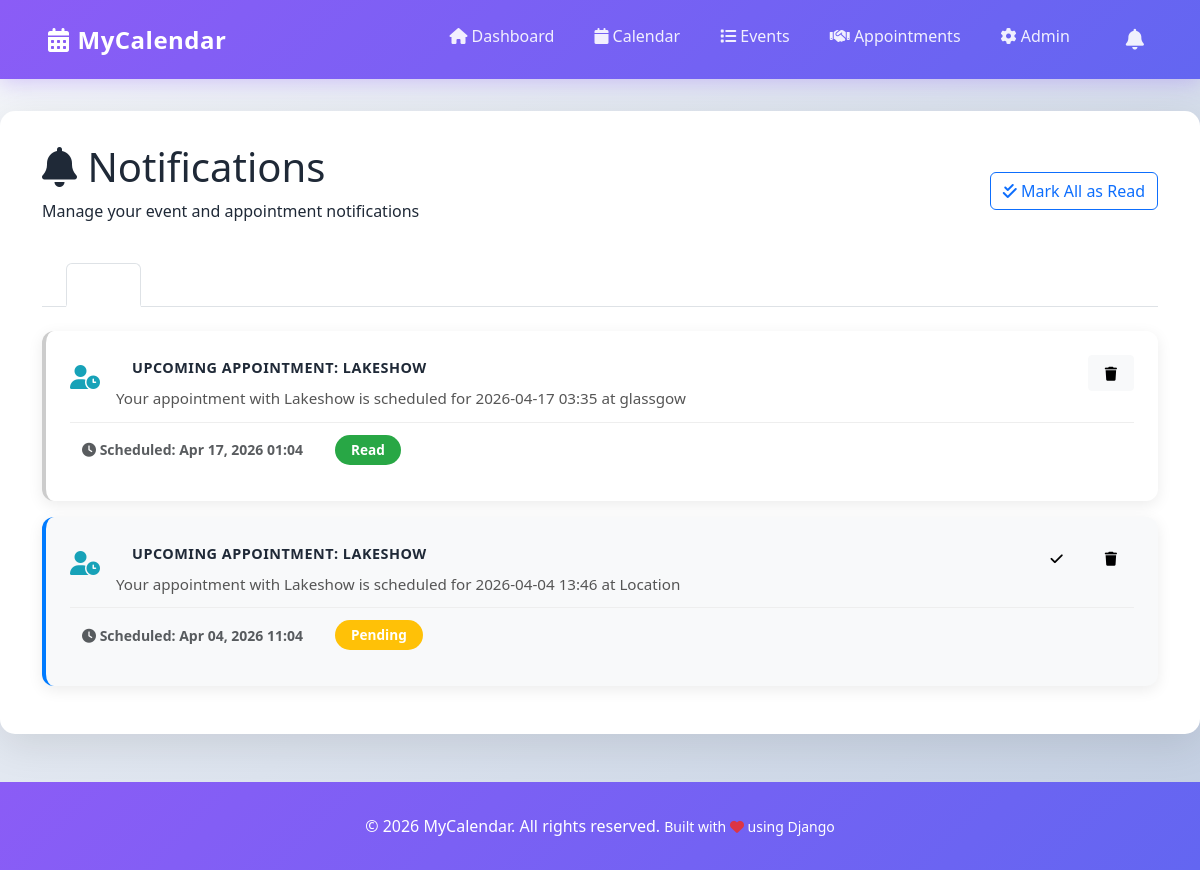
The app's page /notifications/ (signed in) with its own data.
### notifications/models.py (models this page shows, shortened)
class Notification(models.Model):
    NOTIFICATION_TYPE_CHOICES = [
        ('event', 'Event Notification'),
        ('appointment', 'Appointment Notification'),
        ('reminder', 'Reminder'),
        ('general', 'General'),
    ]
    STATUS_CHOICES = [
        ('pending', 'Pending'),
        ('sent', 'Sent'),
        ('read', 'Read'),
        ('failed', 'Failed'),
    ]
    user = models.ForeignKey(User, on_delete=models.CASCADE, related_name='notifications')
    notification_type = models.CharField(max_length=20, choices=NOTIFICATION_TYPE_CHOICES)
    title = models.CharField(max_length=255)
    message = models.TextField()
    status = models.CharField(max_length=20, choices=STATUS_CHOICES, default='pending')
    event_id = models.IntegerField(null=True, blank=True)
    appointment_id = models.IntegerField(null=True, blank=True)
    scheduled_time = models.DateTimeField()
    sent_time = models.DateTimeField(null=True, blank=True)
    notify_in_app = models.BooleanField(default=True)
    notify_email = models.BooleanField(default=True)
    notify_browser = models.BooleanField(default=False)
    created_at = models.DateTimeField(auto_now_add=True)
    updated_at = models.DateTimeField(auto_now=True)
    class Meta:
        ordering = ['-scheduled_time']
        indexes = [
            models.Index(fields=['user', 'status']),
            models.Index(fields=['scheduled_time', 'status']),
        ]

### notifications/views.py (the view)
# urls.py: path('', views.notification_list, name='notification_list'),
@login_required(login_url='admin:login')
def notification_list(request):
    status_filter = request.GET.get('status', 'all')
    notifications = Notification.objects.filter(user=request.user)
    if status_filter == 'unread':
        notifications = notifications.filter(Q(status='pending') | Q(status='sent'))
    elif status_filter == 'read':
        notifications = notifications.filter(status='read')
    elif status_filter == 'pending':
        notifications = notifications.filter(status='pending')
    unread_count = Notification.objects.filter(
        user=request.user,
        status__in=['pending', 'sent']
    ).count()
    context = {
        'notifications': notifications,
        'unread_count': unread_count,
        'status_filter': status_filter,
    }
    return render(request, 'notifications/notification_list.html', context)

### notifications/templates/notifications/notification_list.html (shortened to what this page needs)
{% extends 'base.html' %}
{% block content %}
<div class="container-fluid">
    <div class="page-header">
        <div class="container">
            <div class="row align-items-center">
                <div class="col-md-8">
                    <h1><i class="fas fa-bell"></i> Notifications</h1>
                    <p>Manage your event and appointment notifications</p>
                </div>
                <div class="col-md-4 text-end">
                    {% if unread_count > 0 %}
                    <button class="btn btn-outline-primary" id="mark-all-read-btn">
                        <i class="fas fa-check-double"></i> Mark All as Read
                    </button>
                    {% endif %}
                </div>
            </div>
        </div>
    </div>
    <div class="container my-4">
        <ul class="nav nav-tabs" role="tablist">
            <li class="nav-item">
                <a class="nav-link {% if status_filter == 'all' %}active{% endif %}"
                   href="?status=all">
                </a>
            </li>
            <li class="nav-item">
                <a class="nav-link {% if status_filter == 'unread' %}active{% endif %}"
                   href="?status=unread">
                </a>
            </li>
            <li class="nav-item">
                <a class="nav-link {% if status_filter == 'pending' %}active{% endif %}"
                   href="?status=pending">
                </a>
            </li>
            <li class="nav-item">
                <a class="nav-link {% if status_filter == 'read' %}active{% endif %}"
                   href="?status=read">
                </a>
            </li>
        </ul>
    </div>
    <div class="container">
        {% if notifications %}
            <div class="notification-list">
                {% for notification in notifications %}
                <div class="card-modern mb-3 notification-card {% if notification.status != 'read' %}unread{% endif %}"
                     data-notification-id="{{ notification.id }}">
                    <div class="notification-header">
                        <div class="notification-type-icon">
                            {% if notification.notification_type == 'event' %}
                                <i class="fas fa-calendar-check" style="color: #3498db;"></i>
                            {% elif notification.notification_type == 'appointment' %}
                                <i class="fas fa-user-clock" style="color: #17a2b8;"></i>
                            {% else %}
                                <i class="fas fa-info-circle" style="color: #6c757d;"></i>
                            {% endif %}
                        </div>
                        <div class="notification-content-main" style="flex-grow: 1;">
                            <a href="{% url 'notifications:notification_detail' notification.id %}" class="notification-title">
                                {{ notification.title }}
                            </a>
                            <p class="notification-message">{{ notification.message }}</p>
                        </div>
                        <div class="notification-actions">
                            {% if notification.status != 'read' %}
                            <button class="btn btn-sm btn-light mark-as-read-btn"
                                    data-notification-id="{{ notification.id }}"
                                    title="Mark as read">
                                <i class="fas fa-check"></i>
                            </button>
                            {% endif %}
                            <button class="btn btn-sm btn-light delete-notification-btn"
                                    data-notification-id="{{ notification.id }}"
                                    title="Delete">
                                <i class="fas fa-trash"></i>
                            </button>
                        </div>
                    </div>
                    <div class="notification-footer">
                        <small class="text-muted">
                            <i class="fas fa-clock"></i>
                            Scheduled: {{ notification.scheduled_time|date:'M d, Y H:m' }}
                        </small>
                        <small class="text-muted ms-3">
                            <span class="badge" style="background-color:
                                {% if notification.status == 'pending' %}#ffc107
                                {% elif notification.status == 'sent' %}#17a2b8
                                {% elif notification.status == 'read' %}#28a745
                                {% else %}#dc3545{% endif %};">
                                {{ notification.get_status_display }}
                            </span>
                        </small>
                    </div>
                </div>
                {% endfor %}
            </div>
        {% else %}
            <div class="card-modern p-5 text-center">
                <i class="fas fa-inbox" style="font-size: 3rem; color: #ccc; margin-bottom: 1rem;"></i>
                <h4>No notifications</h4>
                <p class="text-muted">You don't have any notifications yet. Create an event or appointment to get started!</p>
            </div>
        {% endif %}
    </div>
</div>
{% endblock %}

### calendars/templates/base.html (style rules this page uses)
:root { --primary: #8b5cf6; --secondary: #6366f1; --success: #10b981; --danger: #ef4444; --warning: #f59e0b; --info: #06b6d4; --dark: #1f2937; --light: #f3f4f6; }
* { margin: 0; padding: 0; box-sizing: border-box; }
body { font-family: 'Segoe UI', Tahoma, Geneva, Verdana, sans-serif; background: linear-gradient(135deg, #f5f7fa 0%, #c3cfe2 100%); min-height: 100vh; color: var(--dark); }
.nav-link { color: rgba(255, 255, 255, 0.9) !important; margin-left: 1.5rem; transition: all 0.3s ease; font-weight: 500; }
.nav-link.active { color: white !important; border-bottom: 3px solid white; padding-bottom: 0.5rem; }
.card-modern { border: none; border-radius: 12px; box-shadow: 0 4px 15px rgba(0, 0, 0, 0.08); transition: all 0.3s ease; }
.btn-sm { padding: 0.4rem 1rem; }
.badge { padding: 0.5rem 1rem; border-radius: 20px; font-weight: 600; font-size: 0.85rem; }
.notification-title { padding: 0.75rem 1rem 0 1rem; margin: 0; font-size: 0.9rem; font-weight: 600; color: var(--dark); text-transform: uppercase; letter-spacing: 0.5px; }
.notification-footer { color: var(--primary) !important; font-weight: 600; padding: 0.75rem !important; transition: all 0.2s ease; }

### notifications/templates/notifications/notification_list.html (style rules this page uses)
.notification-card { padding: 1.5rem; border-left: 4px solid #ccc; transition: all 0.3s ease; }
.notification-card.unread { border-left-color: #007bff; background-color: #f8f9fa; }
.notification-header { display: flex; align-items: flex-start; gap: 1rem; }
.notification-type-icon { font-size: 1.5rem; flex-shrink: 0; margin-top: 0.25rem; }
.notification-title { font-weight: 600; color: inherit; text-decoration: none; }
.notification-message { margin: 0.5rem 0 0 0; font-size: 0.95rem; color: #555; }
.notification-actions { display: flex; gap: 0.5rem; flex-shrink: 0; }
.notification-footer { display: flex; align-items: center; gap: 1rem; margin-top: 0.75rem; padding-top: 0.75rem; border-top: 1px solid #eee; }

### records on screen
Notification: notification_type "appointment" (drawn), title "UPCOMING APPOINTMENT: LAKESHOW", message "Your appointment with Lakeshow is scheduled for 2026-04-17 03:35 at glassgow", scheduled_time "Apr 17, 2026 01:04", status "Read"
Notification: notification_type "appointment" (drawn), title "UPCOMING APPOINTMENT: LAKESHOW", message "Your appointment with Lakeshow is scheduled for 2026-04-04 13:46 at Location", scheduled_time "Apr 04, 2026 11:04", status "Pending"
